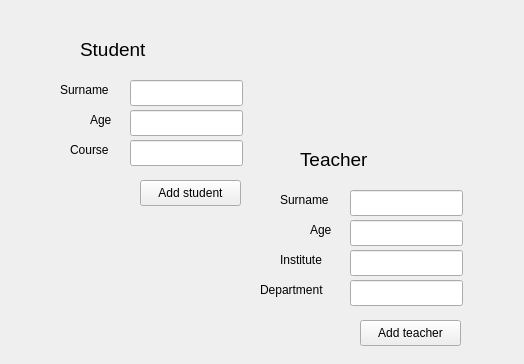
<?xml version="1.0" encoding="UTF-8"?>
<ui version="4.0">
 <class>add</class>
 <widget class="QWidget" name="add">
  <property name="geometry">
   <rect>
    <x>0</x>
    <y>0</y>
    <width>524</width>
    <height>364</height>
   </rect>
  </property>
  <property name="windowTitle">
   <string>Form</string>
  </property>
  <widget class="QLineEdit" name="namestudent">
   <property name="geometry">
    <rect>
     <x>130</x>
     <y>80</y>
     <width>113</width>
     <height>26</height>
    </rect>
   </property>
  </widget>
  <widget class="QLineEdit" name="agestudent">
   <property name="geometry">
    <rect>
     <x>130</x>
     <y>110</y>
     <width>113</width>
     <height>26</height>
    </rect>
   </property>
  </widget>
  <widget class="QLineEdit" name="coursestudent">
   <property name="geometry">
    <rect>
     <x>130</x>
     <y>140</y>
     <width>113</width>
     <height>26</height>
    </rect>
   </property>
  </widget>
  <widget class="QLineEdit" name="nameteacher">
   <property name="geometry">
    <rect>
     <x>350</x>
     <y>190</y>
     <width>113</width>
     <height>26</height>
    </rect>
   </property>
  </widget>
  <widget class="QLineEdit" name="ageteacher">
   <property name="geometry">
    <rect>
     <x>350</x>
     <y>220</y>
     <width>113</width>
     <height>26</height>
    </rect>
   </property>
   <property name="text">
    <string/>
   </property>
  </widget>
  <widget class="QLineEdit" name="institute">
   <property name="geometry">
    <rect>
     <x>350</x>
     <y>250</y>
     <width>113</width>
     <height>26</height>
    </rect>
   </property>
   <property name="text">
    <string/>
   </property>
  </widget>
  <widget class="QLineEdit" name="department">
   <property name="geometry">
    <rect>
     <x>350</x>
     <y>280</y>
     <width>113</width>
     <height>26</height>
    </rect>
   </property>
  </widget>
  <widget class="QLabel" name="label_4">
   <property name="geometry">
    <rect>
     <x>80</x>
     <y>40</y>
     <width>71</width>
     <height>18</height>
    </rect>
   </property>
   <property name="font">
    <font>
     <pointsize>14</pointsize>
    </font>
   </property>
   <property name="text">
    <string>Student</string>
   </property>
  </widget>
  <widget class="QLabel" name="label_5">
   <property name="geometry">
    <rect>
     <x>300</x>
     <y>150</y>
     <width>71</width>
     <height>18</height>
    </rect>
   </property>
   <property name="font">
    <font>
     <pointsize>14</pointsize>
    </font>
   </property>
   <property name="text">
    <string>Teacher</string>
   </property>
  </widget>
  <widget class="QPushButton" name="addstudent">
   <property name="geometry">
    <rect>
     <x>140</x>
     <y>180</y>
     <width>101</width>
     <height>26</height>
    </rect>
   </property>
   <property name="text">
    <string>Add student</string>
   </property>
  </widget>
  <widget class="QPushButton" name="addteacher">
   <property name="geometry">
    <rect>
     <x>360</x>
     <y>320</y>
     <width>101</width>
     <height>26</height>
    </rect>
   </property>
   <property name="text">
    <string>Add teacher</string>
   </property>
  </widget>
  <widget class="QLabel" name="label">
   <property name="geometry">
    <rect>
     <x>60</x>
     <y>80</y>
     <width>61</width>
     <height>20</height>
    </rect>
   </property>
   <property name="text">
    <string>Surname</string>
   </property>
  </widget>
  <widget class="QLabel" name="label_2">
   <property name="geometry">
    <rect>
     <x>90</x>
     <y>110</y>
     <width>31</width>
     <height>19</height>
    </rect>
   </property>
   <property name="text">
    <string>Age</string>
   </property>
  </widget>
  <widget class="QLabel" name="label_3">
   <property name="geometry">
    <rect>
     <x>70</x>
     <y>140</y>
     <width>51</width>
     <height>19</height>
    </rect>
   </property>
   <property name="text">
    <string>Course</string>
   </property>
  </widget>
  <widget class="QLabel" name="label_6">
   <property name="geometry">
    <rect>
     <x>280</x>
     <y>190</y>
     <width>61</width>
     <height>20</height>
    </rect>
   </property>
   <property name="text">
    <string>Surname</string>
   </property>
  </widget>
  <widget class="QLabel" name="label_7">
   <property name="geometry">
    <rect>
     <x>310</x>
     <y>220</y>
     <width>31</width>
     <height>19</height>
    </rect>
   </property>
   <property name="text">
    <string>Age</string>
   </property>
  </widget>
  <widget class="QLabel" name="label_8">
   <property name="geometry">
    <rect>
     <x>280</x>
     <y>250</y>
     <width>61</width>
     <height>19</height>
    </rect>
   </property>
   <property name="text">
    <string>Institute</string>
   </property>
  </widget>
  <widget class="QLabel" name="label_9">
   <property name="geometry">
    <rect>
     <x>260</x>
     <y>280</y>
     <width>81</width>
     <height>20</height>
    </rect>
   </property>
   <property name="text">
    <string>Department</string>
   </property>
  </widget>
 </widget>
 <resources/>
 <connections/>
</ui>
